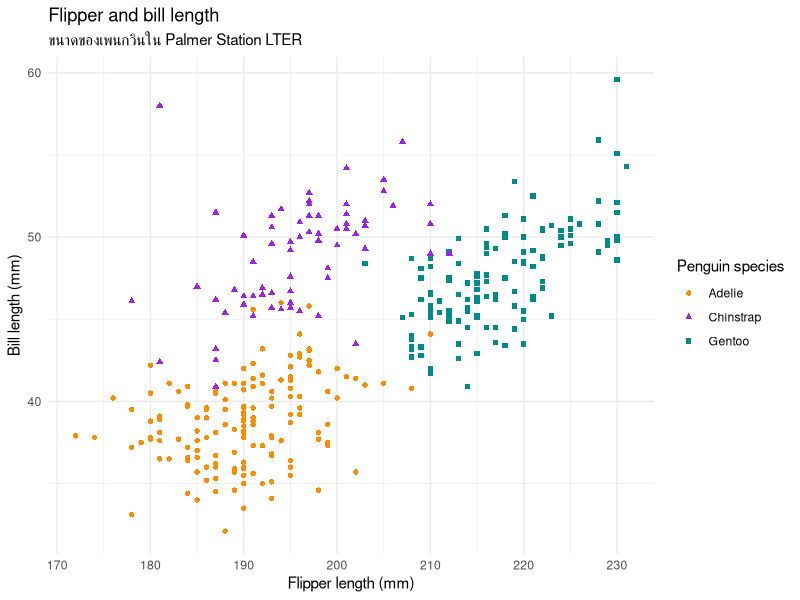

This figure's R source:
## ---- chunk 1
#| label: load-packages
#| include: false

library(tidyverse)
library(palmerpenguins)
## ---- chunk 2
#| label: plot-penguins
#| warning: false
#| echo: false

ggplot(penguins, 
       aes(x = flipper_length_mm, y = bill_length_mm)) +
  geom_point(aes(color = species, shape = species)) +
  scale_color_manual(values = c("darkorange","purple","cyan4")) +
  labs(
    title = "Flipper and bill length",
    subtitle = "ขนาดของเพนกวินใน Palmer Station LTER",
    x = "Flipper length (mm)", y = "Bill length (mm)",
    color = "Penguin species", shape = "Penguin species"
  ) +
  theme_minimal()
